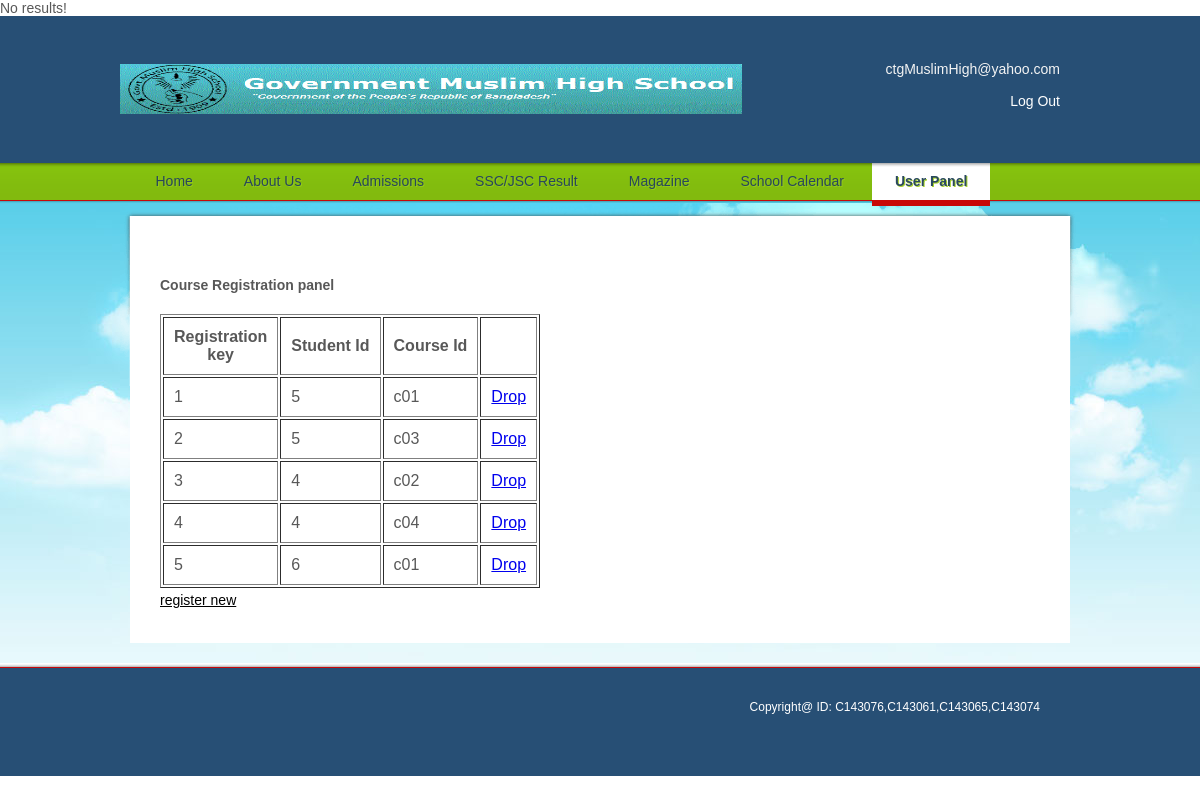
Page /webpage/courses.php on the committed database.
### tables this page shows
CREATE TABLE IF NOT EXISTS `coursereg` (
  `REGID` int(20) NOT NULL AUTO_INCREMENT,
  `SID` varchar(20) NOT NULL,
  `CID` varchar(20) NOT NULL,
  PRIMARY KEY (`REGID`),
  KEY `SID` (`SID`,`CID`)
);

### webpage/courses.php (the view, shortened to what this page needs)
<?php
			$Session_role = getUser_role();
?>
<!DOCTYPE html>
<html>
<head>
<link rel="stylesheet" type="text/css" href="styles/style.css" />
</head>
<body>
<div id="page">
  <div id="header">
    <div id="section">
      <div><a href="index.php"><img src="images/logo.gif" alt="" width="622" height="50"  /></a></div>
      <span>ctgMuslimHigh@yahoo.com<br />
      <br />
      <a href="logout.php">Log Out</a></span> </div>
    <ul>
      <li><a href="index.php">Home</a></li>
      <li><a href="about.php">About Us</a></li>
      <li><a href="admissions.php">Admissions</a></li>
      <li><a href="result.php">SSC/JSC Result</a></li>
      <li><a href="Magazine.php">Magazine</a></li>
      <li><a href="school-calendar.php">School Calendar</a></li>
      <li class="current"><a href="contact-us.php">User Panel</a></li>
    </ul>
  </div>
  <div id="content">
    <div>
		<?php
			$result = mysql_query("SELECT * FROM courseReg")
			or die(mysql_error());
			echo "<h1><b>". $Session_role. "</b> </h1>";
			echo "<p><b>Course Registration panel</b> </p><br>";
			echo "<table border='1' cellpadding='10'>";
			echo "<tr> <th>Registration<br>key</th> <th>Student Id</th>   <th>Course Id</th> <th></th> </tr>";
			while($row = mysql_fetch_array( $result )) {
			echo "<tr>";
			echo '<td>' . $row['REGID'] . '</td>';
			echo '<td>' . $row['SID'] . '</td>';
			echo '<td>' . $row['CID'] . '</td>';
			echo '<td><a href="courseDelete.php?RegId=' . $row['REGID'] . '">Drop</a></td>';
			echo "</tr>";
			}
			echo "</table>";
		?>
		<p><a href="courseNew.php">register new</a></p>
    </div>
  </div>
  <div id="footer">
    <div>
	  <div class="section">
		<p>Copyright@  ID: C143076,C143061,C143065,C143074</p>
      </div>
    </div>
  </div>
</div>
</html>

### webpage/styles/style.css (style rules this page uses)
body { background:#fff url(../images/background.gif) repeat-x center 187px; color:#585858; font-family:Arial; font-size:14px; margin:0; min-width:960px; }
a { outline:none; }
img { border:none; }
#header div#section:after, #header ul:after, #content div:after, #content div ul.services:after, #footer div:after, #footer div div.section ul:after { clear:both; content:" "; display:block; font-size:0; height:0; visibility:hidden; }
#page { background:url(../images/background.jpg) no-repeat center 180px; width:100%; }
#header { background:url(../images/bg-header.gif) repeat-x; height:auto; overflow:hidden; position:relative; }
#header div#section { height:145px; margin:0 auto; width:960px; }
#header div#section div { float:left; margin-top:48px; }
#header div#section div a { display:block; }
#header div#section span { color:#f4f4f4; float:right; margin:0; padding-right:20px; padding-top:45px; text-align:right; width:178px; }
#header ul { list-style:none; margin:2px auto 0; padding:0; width:935px; }
#header ul li { float:left; padding-right:5px; }
#header ul li a { color:#28475C; display:block; font-size:14px; height:43px; line-height:37px; padding:0 23px; text-align:center; text-decoration:none; text-shadow:1px 1px 0 #94C81D; text-transform:capitalize; }
#header ul li.current, #header ul li:hover { height:43px; }
#header ul li.current a { background:url(../images/bg-menu.gif) repeat-x; color:#2a495e; font-weight:bold; text-shadow:1px 1px 0 #a8d32c; }
#content { background:url(../images/bg-content.gif) no-repeat top center; margin:0 auto; min-height:174px; overflow:hidden; position:relative; width:960px; ; }
#content p a { color:#000; text-decoration:underline; }
#content div { background:#fff; margin:10px auto 20px; padding:30px; width:880px; }
#content div#home div div#aside div h1, #content div h1 { color:#3f3f3f; font-size:28px; font-weight:normal; margin:0; padding-bottom:27px; }
#content div#home div div#aside div p, #content div p { line-height:25px; margin:0; padding-bottom:0; text-align:justify; }
#footer { background:#274F75 url(../images/bg-footer.gif) repeat-x; min-height:113px; width:100%; }
#footer div { font-size:12px; margin:0 auto; padding-top:37px; position:relative; width:960px; }
#footer div div.section { float:right; padding:0; width:700px; }
#footer div div.section p { color:white; margin:0; padding:0px 40px 0px; text-align:right; }
span a { color: white;font-style:Arial Black;text-decoration:none; }

### rows in the picture
coursereg: REGID "1", SID "5", CID "c01"
coursereg: REGID "2", SID "5", CID "c03"
coursereg: REGID "3", SID "4", CID "c02"
coursereg: REGID "4", SID "4", CID "c04"
coursereg: REGID "5", SID "6", CID "c01"
